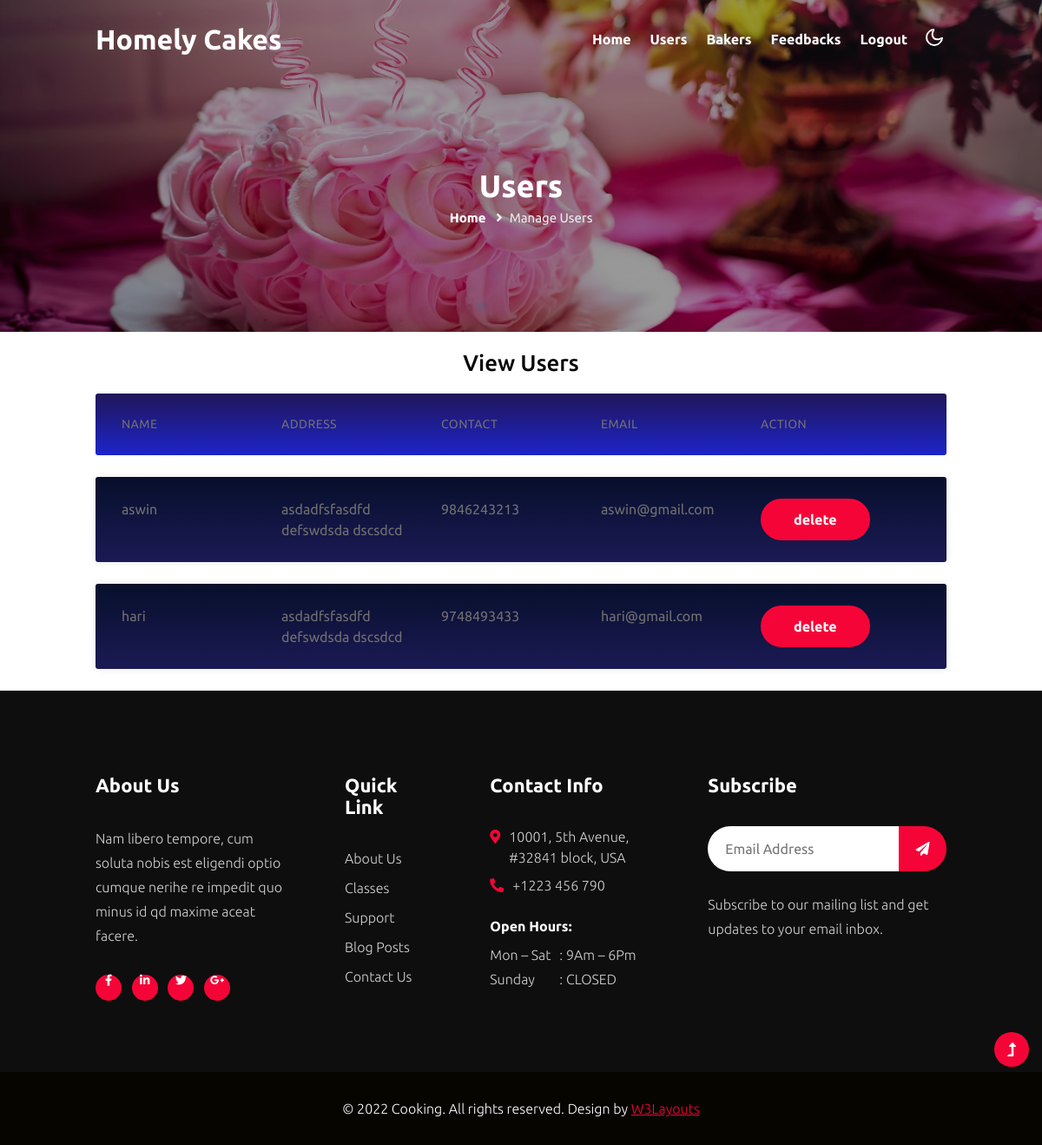
Page /manage_users on the committed database.
### cakes/models.py (models this page shows)
class RegistrationUser(models.Model):
    name=models.CharField(max_length=25,null=True)
    address=models.CharField(max_length=150,null=True)
    contact=models.IntegerField(null=True)
    email=models.EmailField(null=True)
    userId=models.ForeignKey(Logintbl,on_delete=models.CASCADE,null=True)

### cakes/views.py (the view)
# urls.py: path('manage_users', views.manage_users),
def manage_users(request):
    data=RegistrationUser.objects.all()
    return render(request,"admin/manage_users.html",{'data':data})

### template/admin/manage_users.html (shortened to what this page needs)
<section class="inner-banner py-5">
    <div class="w3l-breadcrumb py-lg-5">
        <div class="container pt-5 pb-sm-4 pb-2">
            <h4 class="inner-text-title font-weight-bold pt-5">Users</h4>
            <ul class="breadcrumbs-custom-path">
                <li><a href="/adminhome">Home</a></li>
                <li class="active"><i class="fas fa-angle-right mx-2"></i>Manage users</li>
            </ul>
        </div>
    </div>
</section>
{% extends "admin/adminbase.html"  %}
{% block content %}
<div class="container">
    <h2>View Users</h2>
    <ul class="responsive-table">
      <li class="table-header">
        <div class="col col-1">Name</div>
        <div class="col col-2">Address</div>
        <div class="col col-3">Contact</div>
        <div class="col col-4">Email</div>
        <div class="col col-5">Action</div>
      </li>
      {% for d in data %}
      <li class="table-row">
        <div class="col col-1" data-label="Job Id">{{d.name}}</div>
        <div class="col col-2" data-label="Job Id">{{d.address}}</div>
        <div class="col col-3" data-label="Customer Name">{{d.contact}}</div>
        <div class="col col-4" data-label="Amount">{{d.email}}</div>
        <div class="col col-5" data-label="Payment Status"><a href="deleteusers?id={{d.id}}">
            <button class="btn btn-style btn-primary">delete</button></a></div>
      </li>
      {% endfor %}
    </ul>
  </div>
{% endblock %}

### template/admin/manage_users.html (style rules this page uses)
body { font-family: 'lato', sans-serif; }
.container { max-width: 1000px; margin-left: auto; margin-right: auto; padding-left: 10px; padding-right: 10px; }

### rows in the picture
RegistrationUser: name "aswin", address "asdadfsfasdfd defswdsda dscsdcd", contact "9846243213", email "aswin@gmail.com"
RegistrationUser: name "hari", address "asdadfsfasdfd defswdsda dscsdcd", contact "9748493433", email "hari@gmail.com"
